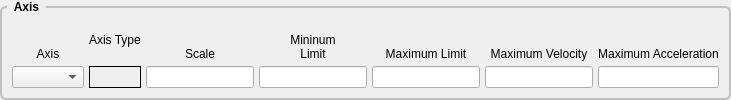
                 <widget class="QGroupBox" name="jointAxisGroup_0">
                  <property name="sizePolicy">
                   <sizepolicy hsizetype="Preferred" vsizetype="Preferred">
                    <horstretch>0</horstretch>
                    <verstretch>0</verstretch>
                   </sizepolicy>
                  </property>
                  <property name="styleSheet">
                   <string notr="true">QGroupBox {
    font: bold;
    border: 2px solid silver;
    border-radius: 6px;
    margin-top: 6px;
}

QGroupBox::title {
    subcontrol-origin: margin;
    left: 7px;
    padding: 0px 5px 0px 5px;
}</string>
                  </property>
                  <property name="title">
                   <string>Axis</string>
                  </property>
                  <layout class="QGridLayout" name="gridLayout_4">
                   <property name="margin">
                    <number>10</number>
                   </property>
                   <property name="spacing">
                    <number>5</number>
                   </property>
                   <item row="1" column="1">
                    <widget class="QLabel" name="axisType_0">
                     <property name="frameShape">
                      <enum>QFrame::Box</enum>
                     </property>
                     <property name="text">
                      <string/>
                     </property>
                    </widget>
                   </item>
                   <item row="1" column="7">
                    <widget class="QLineEdit" name="maxAccel_0">
                     <property name="alignment">
                      <set>Qt::AlignRight|Qt::AlignTrailing|Qt::AlignVCenter</set>
                     </property>
                    </widget>
                   </item>
                   <item row="1" column="0">
                    <widget class="QComboBox" name="axisCB_0"/>
                   </item>
                   <item row="0" column="4">
                    <widget class="QLabel" name="label_62">
                     <property name="text">
                      <string>&lt;html&gt;&lt;head/&gt;&lt;body&gt;&lt;p&gt;Mininum&lt;br/&gt;Limit&lt;/p&gt;&lt;/body&gt;&lt;/html&gt;</string>
                     </property>
                     <property name="alignment">
                      <set>Qt::AlignBottom|Qt::AlignHCenter</set>
                     </property>
                     <property name="wordWrap">
                      <bool>true</bool>
                     </property>
                    </widget>
                   </item>
                   <item row="0" column="0">
                    <widget class="QLabel" name="label_43">
                     <property name="text">
                      <string>Axis</string>
                     </property>
                     <property name="alignment">
                      <set>Qt::AlignBottom|Qt::AlignHCenter</set>
                     </property>
                    </widget>
                   </item>
                   <item row="1" column="4">
                    <widget class="QLineEdit" name="minLimit_0">
                     <property name="alignment">
                      <set>Qt::AlignRight|Qt::AlignTrailing|Qt::AlignVCenter</set>
                     </property>
                    </widget>
                   </item>
                   <item row="1" column="5">
                    <widget class="QLineEdit" name="maxLimit_0">
                     <property name="alignment">
                      <set>Qt::AlignRight|Qt::AlignTrailing|Qt::AlignVCenter</set>
                     </property>
                    </widget>
                   </item>
                   <item row="0" column="5">
                    <widget class="QLabel" name="label_67">
                     <property name="text">
                      <string>Maximum Limit</string>
                     </property>
                     <property name="textFormat">
                      <enum>Qt::AutoText</enum>
                     </property>
                     <property name="alignment">
                      <set>Qt::AlignBottom|Qt::AlignHCenter</set>
                     </property>
                     <property name="wordWrap">
                      <bool>true</bool>
                     </property>
                    </widget>
                   </item>
                   <item row="0" column="6">
                    <widget class="QLabel" name="label_72">
                     <property name="text">
                      <string>Maximum Velocity</string>
                     </property>
                     <property name="alignment">
                      <set>Qt::AlignBottom|Qt::AlignHCenter</set>
                     </property>
                     <property name="wordWrap">
                      <bool>true</bool>
                     </property>
                    </widget>
                   </item>
                   <item row="1" column="6">
                    <widget class="QLineEdit" name="maxVelocity_0">
                     <property name="alignment">
                      <set>Qt::AlignRight|Qt::AlignTrailing|Qt::AlignVCenter</set>
                     </property>
                    </widget>
                   </item>
                   <item row="0" column="2">
                    <widget class="QLabel" name="label_45">
                     <property name="text">
                      <string>Scale</string>
                     </property>
                     <property name="alignment">
                      <set>Qt::AlignBottom|Qt::AlignHCenter</set>
                     </property>
                    </widget>
                   </item>
                   <item row="0" column="7">
                    <widget class="QLabel" name="label_73">
                     <property name="text">
                      <string>Maximum Acceleration</string>
                     </property>
                     <property name="alignment">
                      <set>Qt::AlignBottom|Qt::AlignHCenter</set>
                     </property>
                     <property name="wordWrap">
                      <bool>true</bool>
                     </property>
                    </widget>
                   </item>
                   <item row="0" column="1">
                    <widget class="QLabel" name="label_4">
                     <property name="text">
                      <string>Axis Type</string>
                     </property>
                    </widget>
                   </item>
                   <item row="1" column="2">
                    <widget class="QLineEdit" name="scale_0"/>
                   </item>
                  </layout>
                 </widget>
